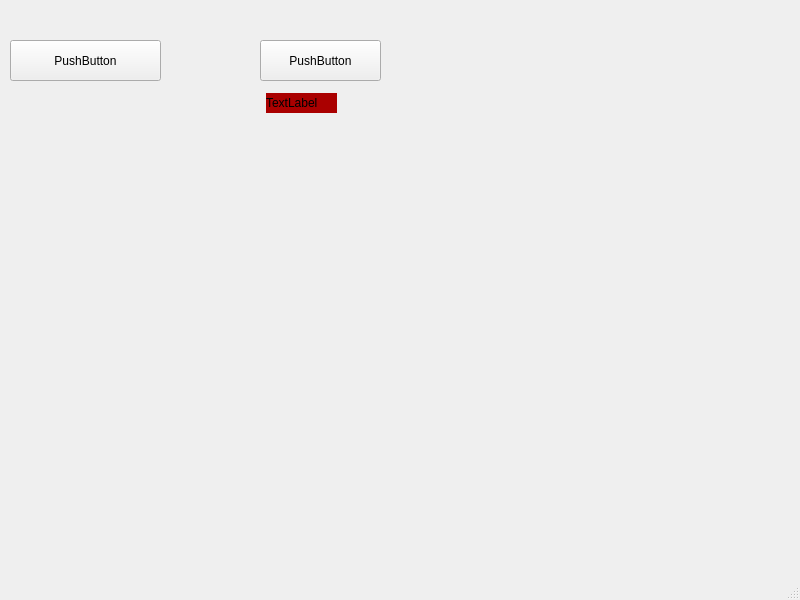
<?xml version="1.0" encoding="UTF-8"?>
<ui version="4.0">
 <class>MainWindow</class>
 <widget class="QMainWindow" name="MainWindow">
  <property name="geometry">
   <rect>
    <x>0</x>
    <y>0</y>
    <width>800</width>
    <height>600</height>
   </rect>
  </property>
  <property name="windowTitle">
   <string>MainWindow</string>
  </property>
  <widget class="QWidget" name="centralwidget">
   <widget class="QPushButton" name="pushButton">
    <property name="geometry">
     <rect>
      <x>10</x>
      <y>40</y>
      <width>151</width>
      <height>41</height>
     </rect>
    </property>
    <property name="text">
     <string>PushButton</string>
    </property>
   </widget>
   <widget class="QPushButton" name="pushButton_2">
    <property name="geometry">
     <rect>
      <x>260</x>
      <y>40</y>
      <width>121</width>
      <height>41</height>
     </rect>
    </property>
    <property name="text">
     <string>PushButton</string>
    </property>
   </widget>
   <widget class="QLabel" name="label">
    <property name="geometry">
     <rect>
      <x>266</x>
      <y>93</y>
      <width>71</width>
      <height>20</height>
     </rect>
    </property>
    <property name="styleSheet">
     <string notr="true">background-color:rgb(170, 0, 0)</string>
    </property>
    <property name="text">
     <string>TextLabel</string>
    </property>
   </widget>
  </widget>
  <widget class="QMenuBar" name="menubar">
   <property name="geometry">
    <rect>
     <x>0</x>
     <y>0</y>
     <width>800</width>
     <height>20</height>
    </rect>
   </property>
  </widget>
  <widget class="QStatusBar" name="statusbar"/>
 </widget>
 <resources/>
 <connections/>
</ui>
